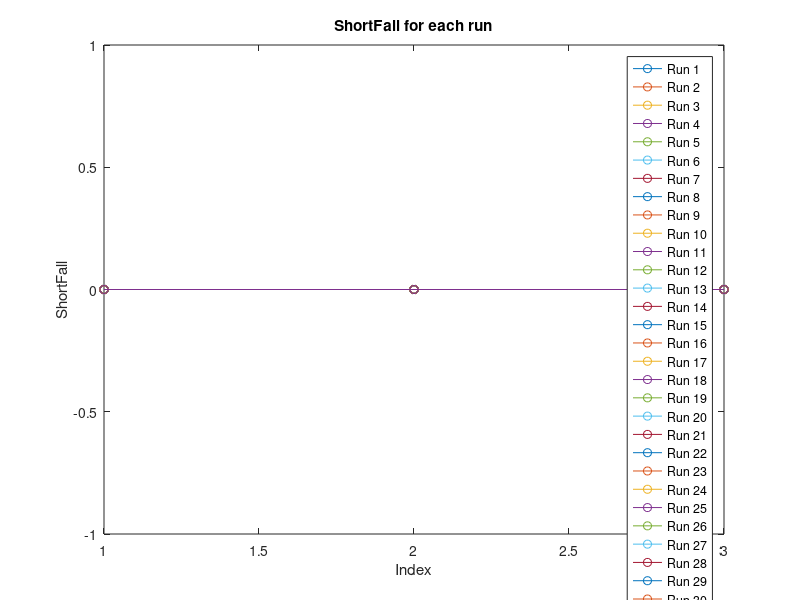

Here is the MATLAB script that generated this plot:
% Load the results from the .mat file
data = load('MC_test_results_tight.mat');  % or 'MC_test_results.mat'
data = load("MC_test_results.mat");
data = load("MC_test_results_merged.mat"); data = data.mergedData;
% The structure fields:
% data.assetReserve, data.taxParam, data.repeat, data.rounds, data.shortFall

% Example: Display all rounds for each run
disp('Rounds for each run:');
disp(data.rounds);

% Example: Display assetReserve and taxParam for each run
for i = 1:length(data.rounds)
    fprintf('Run %d: assetReserve = [%s], taxParam = %d, rounds = %d\n', ...
        i, num2str(data.assetReserve{i}), data.taxParam(i), data.rounds(i));
end

% Example: Plot shortFall for each run
figure;
for i = 1:length(data.shortFall)
    plot(data.shortFall{i}, '-o');
    hold on;
end
xlabel('Index');
ylabel('ShortFall');
title('ShortFall for each run');
legend(arrayfun(@(i) sprintf('Run %d', i), 1:length(data.shortFall), 'UniformOutput', false));